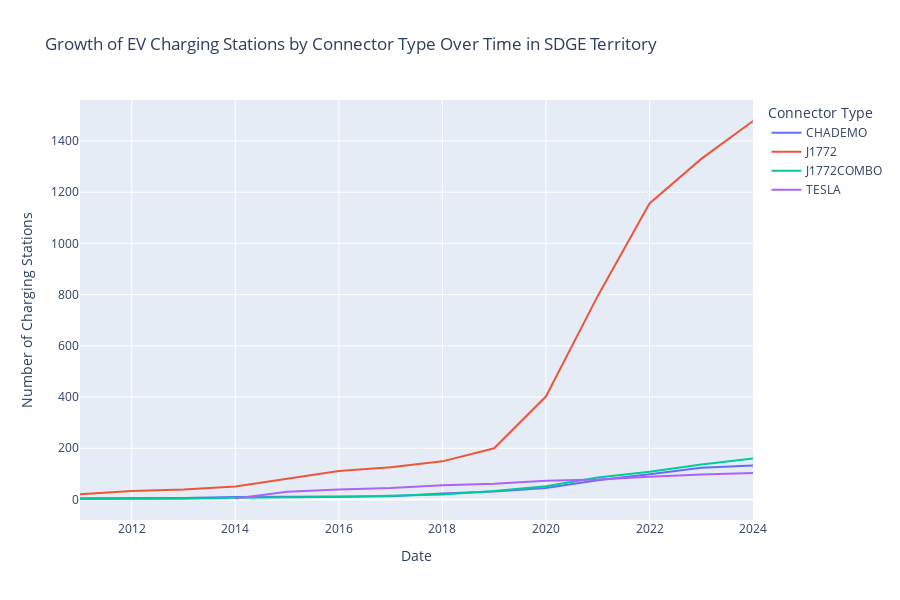

The notebook cell this image was saved under:
### Markdown cell above
# Time Series Growth of EV Charging Seperated by Ports

### Code cell
# Explode the lists into individual rows
def safe_literal_eval(val):
    """Safely evaluate strings to Python lists, leaving lists as is."""
    if isinstance(val, str):
        try:
            return ast.literal_eval(val)
        except (ValueError, SyntaxError):
            return val
    return val

# Apply `safe_literal_eval` only to strings
SDGE_df['ev_connector_types'] = SDGE_df['ev_connector_types'].dropna().apply(safe_literal_eval)
SDGE_df_exploded = SDGE_df.explode('ev_connector_types')
SDGE_df_exploded = SDGE_df_exploded.dropna(subset=['ev_connector_types'])

# Remove unwanted connector types (e.g., NEMA types)
SDGE_df_exploded = SDGE_df_exploded[~SDGE_df_exploded['ev_connector_types'].str.contains('NEMA')]

# Group by year and 'ev_connector_types' and count the number of stations confirmed
growth_df = SDGE_df_exploded.groupby([SDGE_df_exploded['open_date'].dt.to_period('Y'), 'ev_connector_types']).size().reset_index(name='stations_confirmed')

# Create cumulative sum for each connector type
growth_df['cumulative_stations'] = growth_df.groupby('ev_connector_types')['stations_confirmed'].cumsum()
growth_df = growth_df[(growth_df['open_date'].dt.year > 2008) & (growth_df['open_date'].dt.year < 2025)]

# Convert 'open_date' to a timestamp for plotting
growth_df['open_date'] = growth_df['open_date'].dt.to_timestamp()

# Create the interactive Plotly plot
fig = px.line(
    growth_df, 
    x='open_date', 
    y='cumulative_stations', 
    color='ev_connector_types',
    labels={'cumulative_stations': 'Number of Charging Stations',
            'open_date': 'Date',
            'ev_connector_types': 'Connector Type'},
    title='Growth of EV Charging Stations by Connector Type Over Time in SDGE Territory',
    width=900,
    height=600
)

fig.show()

### Figure 1 — Plotly figure (JSON) as saved in the notebook; plotly's stock layout.template omitted (floating-point values rounded to 4 significant figures)
{"data": [{"hovertemplate": "Connector Type=CHADEMO<br>Date=%{x}<br>Number of Charging Stations=%{y}<extra></extra>", "legendgroup": "CHADEMO", "line": {"color": "#636efa", "dash": "solid"}, "marker": {"symbol": "circle"}, "mode": "lines", "name": "CHADEMO", "orientation": "v", "showlegend": true, "type": "scatter", "x": ["2011-01-01T00:00:00", "2013-01-01T00:00:00", "2014-01-01T00:00:00", "2015-01-01T00:00:00", "2016-01-01T00:00:00", "2017-01-01T00:00:00", "2018-01-01T00:00:00", "2019-01-01T00:00:00", "2020-01-01T00:00:00", "2021-01-01T00:00:00", "2022-01-01T00:00:00", "2023-01-01T00:00:00", "2024-01-01T00:00:00"], "xaxis": "x", "y": [5, 6, 10, 11, 12, 13, 23, 31, 45, 75, 99, 124, 133], "yaxis": "y"}, {"hovertemplate": "Connector Type=J1772<br>Date=%{x}<br>Number of Charging Stations=%{y}<extra></extra>", "legendgroup": "J1772", "line": {"color": "#EF553B", "dash": "solid"}, "marker": {"symbol": "circle"}, "mode": "lines", "name": "J1772", "orientation": "v", "showlegend": true, "type": "scatter", "x": ["2011-01-01T00:00:00", "2012-01-01T00:00:00", "2013-01-01T00:00:00", "2014-01-01T00:00:00", "2015-01-01T00:00:00", "2016-01-01T00:00:00", "2017-01-01T00:00:00", "2018-01-01T00:00:00", "2019-01-01T00:00:00", "2020-01-01T00:00:00", "2021-01-01T00:00:00", "2022-01-01T00:00:00", "2023-01-01T00:00:00", "2024-01-01T00:00:00"], "xaxis": "x", "y": [21, 33, 39, 51, 81, 111, 126, 149, 200, 402, 795, 1156, 1330, 1478], "yaxis": "y"}, {"hovertemplate": "Connector Type=J1772COMBO<br>Date=%{x}<br>Number of Charging Stations=%{y}<extra></extra>", "legendgroup": "J1772COMBO", "line": {"color": "#00cc96", "dash": "solid"}, "marker": {"symbol": "circle"}, "mode": "lines", "name": "J1772COMBO", "orientation": "v", "showlegend": true, "type": "scatter", "x": ["2011-01-01T00:00:00", "2013-01-01T00:00:00", "2014-01-01T00:00:00", "2015-01-01T00:00:00", "2016-01-01T00:00:00", "2018-01-01T00:00:00", "2019-01-01T00:00:00", "2020-01-01T00:00:00", "2021-01-01T00:00:00", "2022-01-01T00:00:00", "2023-01-01T00:00:00", "2024-01-01T00:00:00"], "xaxis": "x", "y": [2, 3, 7, 9, 10, 20, 33, 52, 86, 108, 137, 160], "yaxis": "y"}, {"hovertemplate": "Connector Type=TESLA<br>Date=%{x}<br>Number of Charging Stations=%{y}<extra></extra>", "legendgroup": "TESLA", "line": {"color": "#ab63fa", "dash": "solid"}, "marker": {"symbol": "circle"}, "mode": "lines", "name": "TESLA", "orientation": "v", "showlegend": true, "type": "scatter", "x": ["2014-01-01T00:00:00", "2015-01-01T00:00:00", "2016-01-01T00:00:00", "2017-01-01T00:00:00", "2018-01-01T00:00:00", "2019-01-01T00:00:00", "2020-01-01T00:00:00", "2021-01-01T00:00:00", "2022-01-01T00:00:00", "2023-01-01T00:00:00", "2024-01-01T00:00:00"], "xaxis": "x", "y": [4, 30, 39, 45, 56, 62, 73, 78, 89, 98, 104], "yaxis": "y"}], "layout": {"height": 600, "legend": {"title": {"text": "Connector Type"}, "tracegroupgap": 0}, "title": {"text": "Growth of EV Charging Stations by Connector Type Over Time in SDGE Territory"}, "width": 900, "xaxis": {"anchor": "y", "domain": [0, 1], "title": {"text": "Date"}}, "yaxis": {"anchor": "x", "domain": [0, 1], "title": {"text": "Number of Charging Stations"}}}}
